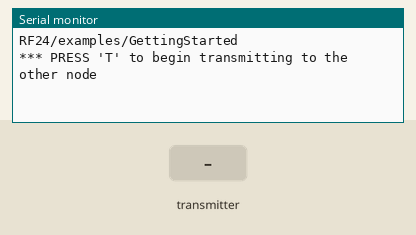
The sketch below on a simulated ESP8266 (NodeMCU). Parts: the last lines printed to the serial monitor. Inputs (shaded band) come from the test bench. WiFi joins after 1.5 s; servers stay silent unless stated; no radio packets arrive unless stated.

Above: at 12.3 s.
12.4 s: the transmitter starts sending id = 0
At 22.0 s:
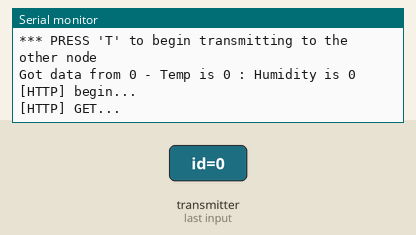
22.2 s: the transmitter starts sending temp = 64
27.5 s: the transmitter starts sending humidity = 64
32.8 s: the transmitter starts sending id = 64
At 33.9 s:
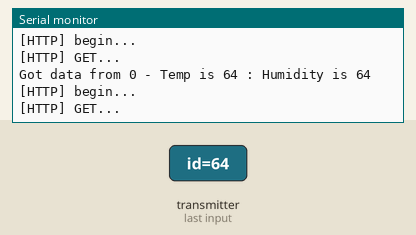
38.1 s: the transmitter starts sending temp = 0
43.4 s: the transmitter starts sending humidity = 0
At 44.2 s:
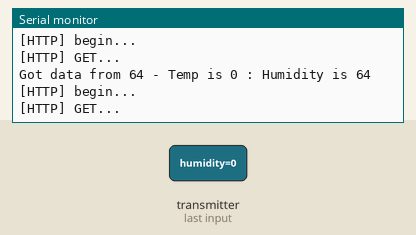

The sketch:

ESP8266_radio_receiver.ino
```cpp
/*
* Getting Started example sketch for nRF24L01+ radios
* This is a very basic example of how to send data from one node to another
* Updated: Dec 2014 by TMRh20
*/

#include <SPI.h>
#include "RF24.h"

#include <Arduino.h>

#include <ESP8266WiFi.h>
#include <ESP8266WiFiMulti.h>

#include <ESP8266HTTPClient.h>

#include <WiFiClientSecureBearSSL.h>

ESP8266WiFiMulti WiFiMulti;

/****************** User Config ***************************/
/***      Set this radio as radio number 0 or 1         ***/
bool radioNumber = 0; // 0 is receiving

//RECEIVING DATA OVER RADIO
/**
* Create a data structure for transmitting and receiving data
* This allows many variables to be easily sent and received in a single transmission
* See http://www.cplusplus.com/doc/tutorial/structures/
*/
struct dataStruct
{
    uint8_t id;
    uint8_t temp;
    uint8_t humidity;
} myData;

/* Hardware configuration: Set up nRF24L01 radio on SPI bus plus pins 7 & 8 */
RF24 radio(2, 15);
/**********************************************************/

byte addresses[][6] = {"0Node", "1Node", "2Node", "3Node", "4Node", "5Node"};

//String iot_url = "http://192.168.0.15:8266";
 String iot_url = "https://iot.dakine.website";

void setup()
{
    Serial.begin(115200);
    Serial.println(F("RF24/examples/GettingStarted"));
    Serial.println(F("*** PRESS 'T' to begin transmitting to the other node"));

    radio.begin();

    WiFi.mode(WIFI_STA);
    WiFiMulti.addAP("SanD", "sweetbelly");

    // Set the PA Level low to prevent power supply related issues since this is a
    // getting_started sketch, and the likelihood of close proximity of the devices. RF24_PA_MAX is default.
    //  radio.setPALevel(RF24_PA_LOW);

    // Open a writing and reading pipe on each radio, with opposite addresses

    radio.openReadingPipe(1, addresses[1]);
    radio.openReadingPipe(2, addresses[1]);
    radio.openReadingPipe(3, addresses[1]);
    radio.openReadingPipe(4, addresses[1]);

    // Start the radio listening for data
    radio.startListening();
}

void loop()
{

    if ((WiFiMulti.run() == WL_CONNECTED))
    {
        std::unique_ptr<BearSSL::WiFiClientSecure>client(new BearSSL::WiFiClientSecure);

    client->setInsecure();

        HTTPClient http;

        if (radio.available())
        {
            // Variable for the received timestamp
            while (radio.available())
            {                                        // While there is data ready
                radio.read(&myData, sizeof(myData)); // Get the payload
            }
            Serial.print(F("Got data from "));
            Serial.print(myData.id);
            Serial.print(F(" - Temp is "));
            Serial.print(myData.temp);
            Serial.print(F(" : "));
            Serial.print(F("Humidity is "));

            Serial.println(myData.humidity);

            Serial.print("[HTTP] begin...\n");
            if (http.begin(*client, iot_url + "/temp/" + myData.temp + "/" + myData.humidity + "/" + myData.id))
            { // HTTP
                http.addHeader("secret", "8266iot");

                Serial.print("[HTTP] GET...\n");
                // start connection and send HTTP header
                int httpCode = http.GET();

                http.end();
            }
            else
            {
                Serial.printf("[HTTP} Unable to connect\n");
            }
        }
    }

    delay(10000);

} // Loop
```

Measured:
- after the input at 12.4 s, the serial monitor: prints a new line after 9.1 s (image 1)
